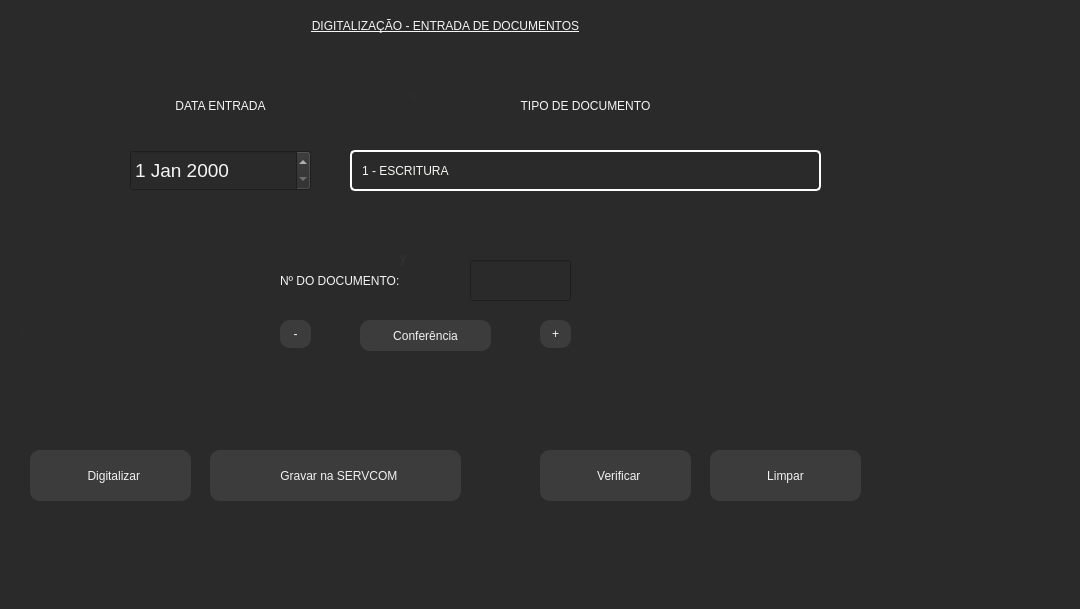
     <widget class="QWidget" name="tab_6">
      <property name="styleSheet">
       <string notr="true">QLabel{

background-color: transparent;

}



QWidget

{

background-color: rgb(42, 42, 42);

color: rgb(245, 245, 245);

}



QPushButton

{

 background-color:rgb(60,60,60);

 color:rgb(242,242,242);

 border-radius:10px;

}



QPushButton:Hover

{

 background-color:rgb(142,142,142);

 border-radius:10px;

 color:rgb(42, 42, 42);

 border-bottom:2px solid grey;

 border-right:2px solid grey;

}



QPushButton:Pressed

{

 color:rgb(242,242,242);

 border-radius:10px;

 background-color:rgb(42, 42, 42);

 border:2px solid grey;

 padding: 5px;

 font: 75 13pt &quot;MS Shell Dlg 2&quot;;

}



QComboBox{

border: 2px solid white;

color: rgb(248, 248, 242);

padding: 10px;

border-radius: 5px

}



QComboBox:drop-down {

border: 0px

}



QComboBox:down-arrow {

image: url(:/icons/icons/chevron-down.svg);

margin-right:10

}



QComboBox:on {

border: 2px solid rgb(248, 248, 242);

}



QComboBox QListView {

border: 2px solid white;

color: rgb(248, 248, 242);

padding: 10px;

border-radius: 5px

}



QComboBox QListView:item{

padding-left: 10px;

background-color: rgb(40, 42, 54);

}



QComboBox QListView:item:hover{

background-color: rgb(29, 30, 40);

}



QComboBox QListView:item:selected{

background-color: rgb(29, 30, 40);

}</string>
      </property>
      <attribute name="title">
       <string>Documentos Entrada</string>
      </attribute>
      <widget class="QLineEdit" name="campoNumDocumento_entrada">
       <property name="geometry">
        <rect>
         <x>470</x>
         <y>260</y>
         <width>101</width>
         <height>41</height>
        </rect>
       </property>
       <property name="styleSheet">
        <string notr="true">background-color: rgb(42, 42, 42);

color: rgb(245, 245, 245);</string>
       </property>
       <property name="maxLength">
        <number>6</number>
       </property>
       <property name="alignment">
        <set>Qt::AlignCenter</set>
       </property>
      </widget>
      <widget class="QPushButton" name="buttonVerificar_2">
       <property name="geometry">
        <rect>
         <x>540</x>
         <y>450</y>
         <width>151</width>
         <height>51</height>
        </rect>
       </property>
       <property name="text">
        <string>  Verificar</string>
       </property>
       <property name="icon">
        <iconset resource="resources.qrc">
         <normaloff>:/icons/icons/search.svg</normaloff>:/icons/icons/search.svg</iconset>
       </property>
      </widget>
      <widget class="QLabel" name="forma_9">
       <property name="geometry">
        <rect>
         <x>20</x>
         <y>59</y>
         <width>971</width>
         <height>541</height>
        </rect>
       </property>
       <property name="styleSheet">
        <string notr="true">font: 57 300pt &quot;Marlett&quot;;

color: rgba(248, 248, 248, 3);

background:transparent;</string>
       </property>
       <property name="text">
        <string>y</string>
       </property>
      </widget>
      <widget class="QLabel" name="lblTrabalho_entrada">
       <property name="geometry">
        <rect>
         <x>350</x>
         <y>90</y>
         <width>471</width>
         <height>31</height>
        </rect>
       </property>
       <property name="styleSheet">
        <string notr="true">background-color: transparent;</string>
       </property>
       <property name="text">
        <string>TIPO DE DOCUMENTO</string>
       </property>
       <property name="alignment">
        <set>Qt::AlignCenter</set>
       </property>
      </widget>
      <widget class="QLabel" name="forma_10">
       <property name="geometry">
        <rect>
         <x>410</x>
         <y>-109</y>
         <width>501</width>
         <height>411</height>
        </rect>
       </property>
       <property name="styleSheet">
        <string notr="true">font: 57 500pt &quot;Marlett&quot;;

color: rgba(248, 248, 248, 3);

background: transparent;</string>
       </property>
       <property name="text">
        <string>a</string>
       </property>
      </widget>
      <widget class="QPushButton" name="buttonConferenciaErro_2">
       <property name="geometry">
        <rect>
         <x>360</x>
         <y>320</y>
         <width>131</width>
         <height>31</height>
        </rect>
       </property>
       <property name="text">
        <string>Conferência</string>
       </property>
      </widget>
      <widget class="QComboBox" name="setTrabalhoCB_entrada">
       <property name="geometry">
        <rect>
         <x>350</x>
         <y>150</y>
         <width>471</width>
         <height>41</height>
        </rect>
       </property>
       <property name="styleSheet">
        <string notr="true"/>
       </property>
       <item>
        <property name="text">
         <string>1 - ESCRITURA</string>
        </property>
       </item>
       <item>
        <property name="text">
         <string>2 - ANEXO</string>
        </property>
       </item>
       <item>
        <property name="text">
         <string>3 - CERTIDÃO</string>
        </property>
       </item>
       <item>
        <property name="text">
         <string>4 - PROCESSO</string>
        </property>
       </item>
       <item>
        <property name="text">
         <string>5 - OFÍCIO</string>
        </property>
       </item>
       <item>
        <property name="text">
         <string>6 - CARTA DE ARREMATAÇÃO</string>
        </property>
       </item>
       <item>
        <property name="text">
         <string>7 - TERMO DE QUITAÇÃO</string>
        </property>
       </item>
       <item>
        <property name="text">
         <string>8 - ATA</string>
        </property>
       </item>
       <item>
        <property name="text">
         <string>9 - REQUERIMENTO</string>
        </property>
       </item>
      </widget>
      <widget class="QLabel" name="forma_11">
       <property name="geometry">
        <rect>
         <x>-60</x>
         <y>9</y>
         <width>611</width>
         <height>521</height>
        </rect>
       </property>
       <property name="styleSheet">
        <string notr="true">font: 700pt &quot;Wingdings 3&quot;;

color: rgba(248, 248, 248, 10);

background: transparent;

</string>
       </property>
       <property name="text">
        <string>z</string>
       </property>
      </widget>
      <widget class="QPushButton" name="buttonDiminuir_Entrada">
       <property name="geometry">
        <rect>
         <x>280</x>
         <y>320</y>
         <width>31</width>
         <height>28</height>
        </rect>
       </property>
       <property name="text">
        <string>-</string>
       </property>
      </widget>
      <widget class="QLabel" name="forma_12">
       <property name="geometry">
        <rect>
         <x>400</x>
         <y>-13</y>
         <width>671</width>
         <height>541</height>
        </rect>
       </property>
       <property name="styleSheet">
        <string notr="true">font: 600pt &quot;Wingdings 3&quot;;

color: rgba(248, 248, 248, 10);

background: transparent;

</string>
       </property>
       <property name="text">
        <string>y</string>
       </property>
      </widget>
      <widget class="QPushButton" name="buttonGravar_Entrada">
       <property name="geometry">
        <rect>
         <x>210</x>
         <y>450</y>
         <width>251</width>
         <height>51</height>
        </rect>
       </property>
       <property name="text">
        <string>  Gravar na SERVCOM</string>
       </property>
       <property name="icon">
        <iconset resource="resources.qrc">
         <normaloff>:/images/cil-save.png</normaloff>:/images/cil-save.png</iconset>
       </property>
      </widget>
      <widget class="QPushButton" name="buttonLimpar_Entrada">
       <property name="geometry">
        <rect>
         <x>710</x>
         <y>450</y>
         <width>151</width>
         <height>51</height>
        </rect>
       </property>
       <property name="text">
        <string>Limpar</string>
       </property>
       <property name="icon">
        <iconset resource="resources.qrc">
         <normaloff>:/icons/icons/x-octagon.svg</normaloff>:/icons/icons/x-octagon.svg</iconset>
       </property>
      </widget>
      <widget class="QLabel" name="lblDocumento_entrada">
       <property name="geometry">
        <rect>
         <x>280</x>
         <y>260</y>
         <width>181</width>
         <height>41</height>
        </rect>
       </property>
       <property name="styleSheet">
        <string notr="true">background-color: transparent;</string>
       </property>
       <property name="text">
        <string>Nº DO DOCUMENTO:</string>
       </property>
      </widget>
      <widget class="QLabel" name="label_2">
       <property name="geometry">
        <rect>
         <x>0</x>
         <y>0</y>
         <width>891</width>
         <height>51</height>
        </rect>
       </property>
       <property name="styleSheet">
        <string notr="true">font: 75 18pt &quot;MS Shell Dlg 2&quot;;

text-decoration: underline;</string>
       </property>
       <property name="text">
        <string>DIGITALIZAÇÃO - ENTRADA DE DOCUMENTOS</string>
       </property>
       <property name="alignment">
        <set>Qt::AlignCenter</set>
       </property>
      </widget>
      <widget class="QPushButton" name="buttonAumentar_Entrada">
       <property name="geometry">
        <rect>
         <x>540</x>
         <y>320</y>
         <width>31</width>
         <height>28</height>
        </rect>
       </property>
       <property name="text">
        <string>+</string>
       </property>
      </widget>
      <widget class="QPushButton" name="buttonDigitalizar_Entrada">
       <property name="geometry">
        <rect>
         <x>30</x>
         <y>450</y>
         <width>161</width>
         <height>51</height>
        </rect>
       </property>
       <property name="text">
        <string>  Digitalizar</string>
       </property>
       <property name="icon">
        <iconset resource="resources.qrc">
         <normaloff>:/images/cil-print.png</normaloff>:/images/cil-print.png</iconset>
       </property>
      </widget>
      <widget class="QDateEdit" name="dateEditData_entrada">
       <property name="geometry">
        <rect>
         <x>130</x>
         <y>150</y>
         <width>181</width>
         <height>41</height>
        </rect>
       </property>
       <property name="font">
        <font>
         <family>MS Shell Dlg 2</family>
         <pointsize>14</pointsize>
         <weight>50</weight>
         <italic>false</italic>
         <bold>false</bold>
        </font>
       </property>
      </widget>
      <widget class="QLabel" name="lblTrabalho_entrada_2">
       <property name="geometry">
        <rect>
         <x>110</x>
         <y>90</y>
         <width>221</width>
         <height>31</height>
        </rect>
       </property>
       <property name="styleSheet">
        <string notr="true">background-color: transparent;</string>
       </property>
       <property name="text">
        <string>DATA ENTRADA</string>
       </property>
       <property name="alignment">
        <set>Qt::AlignCenter</set>
       </property>
      </widget>
      <zorder>forma_11</zorder>
      <zorder>forma_9</zorder>
      <zorder>forma_12</zorder>
      <zorder>forma_10</zorder>
      <zorder>campoNumDocumento_entrada</zorder>
      <zorder>buttonVerificar_2</zorder>
      <zorder>lblTrabalho_entrada</zorder>
      <zorder>buttonConferenciaErro_2</zorder>
      <zorder>setTrabalhoCB_entrada</zorder>
      <zorder>buttonDiminuir_Entrada</zorder>
      <zorder>buttonGravar_Entrada</zorder>
      <zorder>buttonLimpar_Entrada</zorder>
      <zorder>lblDocumento_entrada</zorder>
      <zorder>label_2</zorder>
      <zorder>buttonAumentar_Entrada</zorder>
      <zorder>buttonDigitalizar_Entrada</zorder>
      <zorder>dateEditData_entrada</zorder>
      <zorder>lblTrabalho_entrada_2</zorder>
     </widget>
